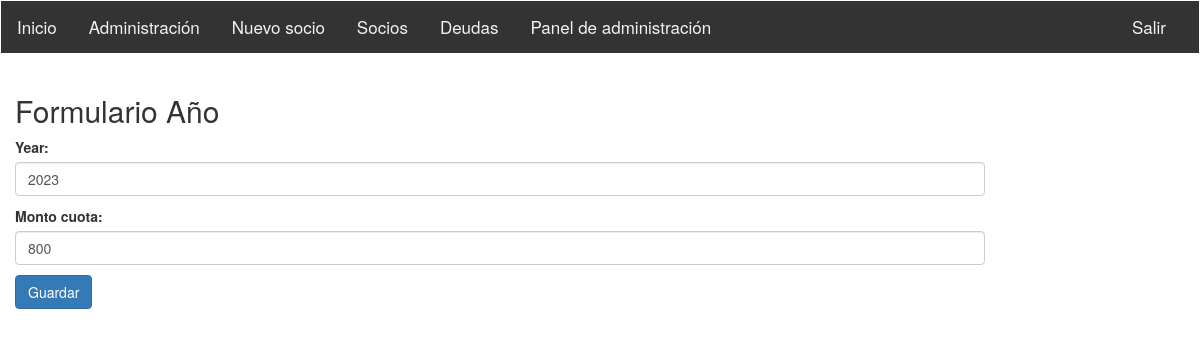
Before: /sistemasocioscap/editaranio/11/ (signed in) with the older database file.
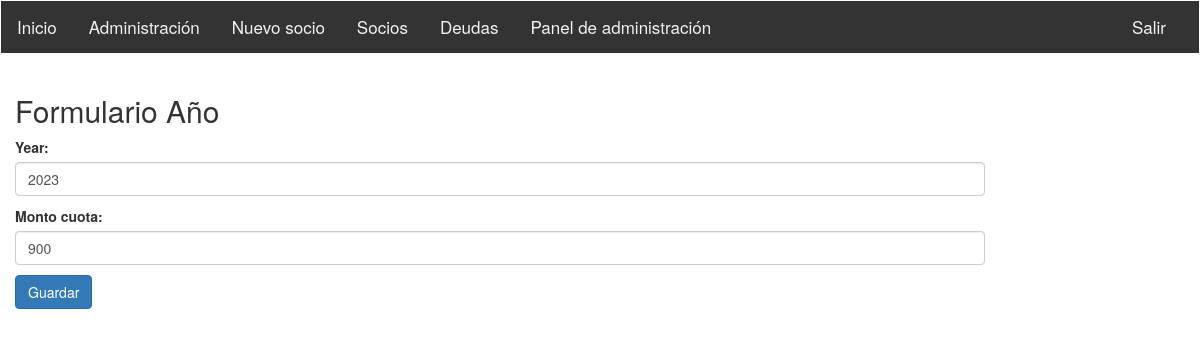
After: the same page with the newer database file.
### sistemasocioscap/models.py (models this page shows)
class Anio(models.Model):
	anio = models.CharField(max_length = 200)
	monto_cuota = models.IntegerField (null=True)

### sistemasocioscap/views.py (the view, shortened to what this page needs)
# urls.py: url(r'^editaranio/(?P<pk>\d+)/$', login_required(AnioUpdate.as_view()), name='anio_editar'),
class AnioUpdate(UpdateView):
    model = Anio
    form_class = AnioForm
    template_name = 'anio_form.html'
    success_url = reverse_lazy('listado_anio')

### sistemasocioscap/forms.py
class AnioForm(forms.ModelForm):
	class Meta:
		model = Anio
		fields = [
			'anio',
			'monto_cuota',
		]
		labels = {
			'anio': 'Year',
			'monto_cuota': 'Monto cuota',
		}
		widgets = {
			'anio': forms.TextInput(attrs={'class':'form-control'}),
			'monto_cuota': forms.TextInput(attrs={'class':'form-control'}),
		}

### sistemasocioscap/templates/anio_form.html (shortened to what this page needs)
{% extends "base_generic.html" %}
{% block content %}
<h2>Formulario Año</h2>
<form method="post">
	{{ form.as_p }}
	<button class="btn btn-primary" type="submit">Guardar</button>
</form>
{% endblock %}

Changed rows visible on the page:
changed Anio: monto_cuota "800" → "900"
